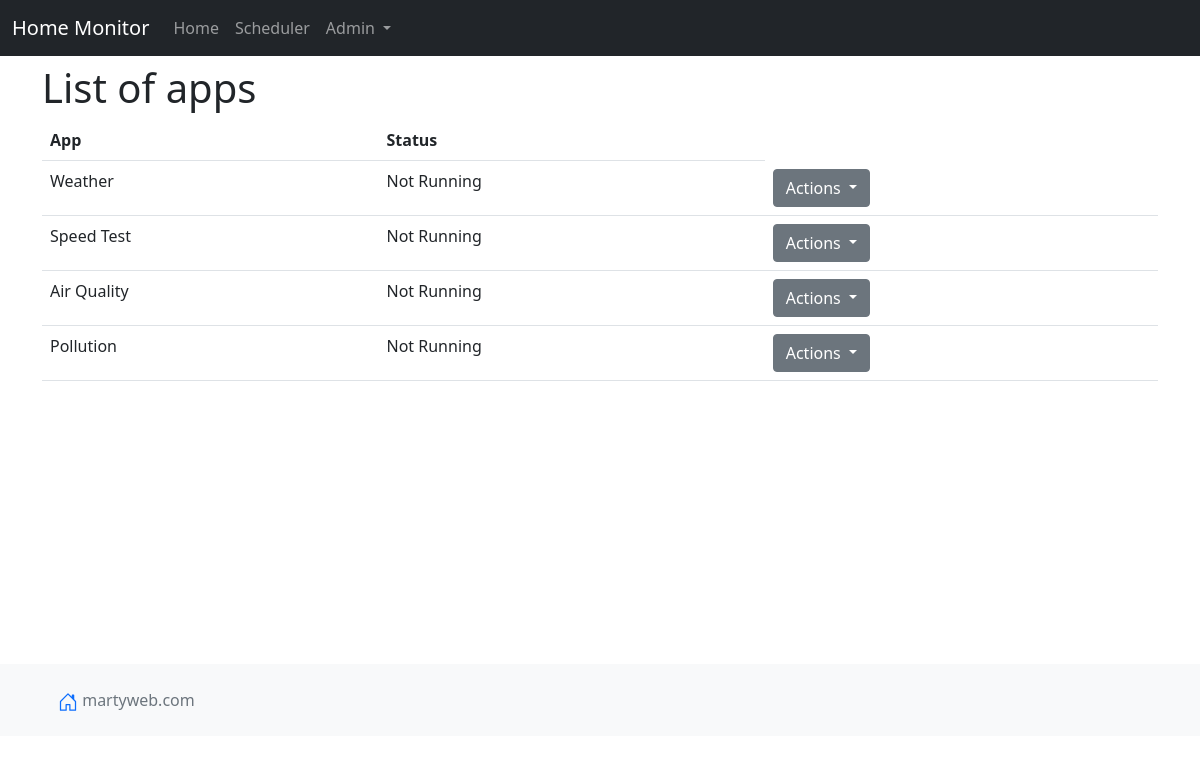
The page / on the database its author committed.
### tables this page shows
CREATE TABLE apps (app TEXT PRIMARY KEY, appclass TEXT,status TEXT NOT NULL,lastrun TIMESTAMP DEFAULT CURRENT_TIMESTAMP);

### app.py (the view)
@app.route("/")
def index():
    db = sqlite3.connect(dbFile)
    cur = db.execute("select * from apps")
    data = cur.fetchall()
    return render_template("index.html", data=data, environ=os.environ)

### templates/index.html (shortened to what this page needs)
{% extends 'base.html' %}
{% block body %}
<h1>List of apps</h1>
<table class="table">
    <tr>
    <th scope="col">App</th>
    <th scope="col">Status</th>
    </tr>
    {% for app in data %}
        <tr>
        <td> {{ app[0] }} </td>
        <td> {{ app[2] }} </td>
        <td>
            <div class="dropdown">
                <button class="btn btn-secondary dropdown-toggle" type="button" id="dropdownMenuButton1" data-bs-toggle="dropdown" aria-expanded="false">
                  Actions
                </button>
              </div>
        </td>
        </tr>
    {% endfor %}
</table>
{% endblock %}

### templates/base.html (style rules this page uses)
body { padding-top: 4rem; padding-bottom: 4rem; }

### rows shown on the page
apps: app "Weather", status "Not Running"
apps: app "Speed Test", status "Not Running"
apps: app "Air Quality", status "Not Running"
apps: app "Pollution", status "Not Running"
